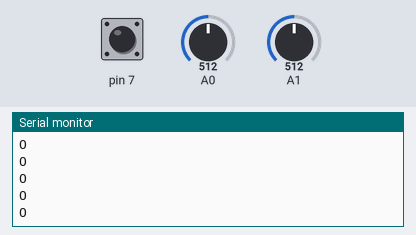
Simulated run of this sketch. Board: Arduino Uno, built with avr-gcc and run on an emulated ATmega328P. Shown: the last lines printed to the serial monitor. The test bench sets the inputs (shaded band); at power-on: A0 = 512, A1 = 512, pin 7 HIGH. The modem accepts every AT command (registered, SIM ready, sends succeed) and sends nothing else.

Above: at 6.2 s.
6.3 s: A0 set to 947
7.8 s: A0 set to 979
At 7.85 s:
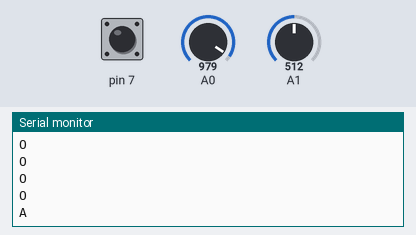
9.7 s: A1 set to 68
At 9.71 s:
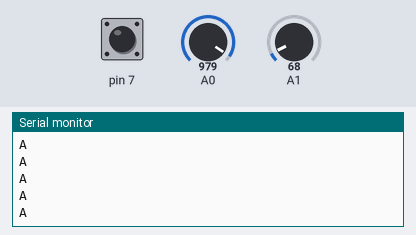
11.2 s: A1 set to 56
At 11.26 s:
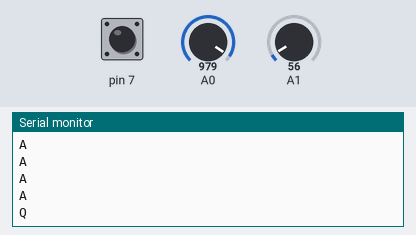

Measured:
- the behaviour switches between 962 and 963 on A0 (found by bisection; images 0 and 1)
- the behaviour switches between 62 and 61 on A1 (found by bisection; images 2 and 3)
- after the input at 7.8 s, the serial monitor: prints a new line at once (image 1)
- after the input at 11.2 s, the serial monitor: prints a new line after 0.06 s (image 3)

The sketch:

JoyStick_1_FINAL.ino
```cpp
#include <SoftwareSerial.h>

SoftwareSerial bluetooth(9, 8); //블루투스 TXD, RXD 핀

int initialX = 0; //조이스틱 X값 초기 변수
int initialY = 0; //조이스틱 Y값 초기 변수
int X = 0; //조이스틱의 X값
int Y = 0; //조이스틱의 Y값
int Z = 0; //조이스틱의 스위치 값

//조이스틱의 방향을 판별하기 위한 변수
int stateX = 0;
int stateY = 0;
int stateZ = 0;

char myString[4] = {' ', ' ', ' ', '\0'};

void cmd(const char *msg) { //시리얼통신으로 아두이노에 입력하게 해주는 함수
  bluetooth.write(msg);
  unsigned long stime = millis();
  while((millis() - stime) < 1000) {
    if (bluetooth.available()) {
      Serial.write(bluetooth.read());
    }
  }
}

void setup() {
  Serial.begin(9600); //시리얼 통신 동기화
  bluetooth.begin(9600); //블루투스 통신 동기화
  pinMode(7, INPUT_PULLUP); //조이스틱 스위치 지정

  initialX = analogRead(A1); //조이스틱의 X초기값 설정
  initialY = analogRead(A0); //조이스틱의 Y초기값 설정

  cmd("AT+RESET"); //블루투스 설정 리셋
  cmd("AT+BAUD4"); //블루투스 통신 속도를 9600보드레이트로 설정 / 반응 : OK9600
  cmd("AT+PIN1234"); //블루투스 비밀번호 설정 (자신만의 번호로 설정하세요) / 반응 : OKsetPIN
  cmd("AT+NAMEJoyStick"); //블루투스 이름 설정 (자신만의 이름으로 설정하세요) / 반응 : OKsetname
  cmd("AT+ROLE=M"); //블루투스 역할 설정 / 반응 : OK+ROLE:M
  Serial.println("블루투스 초기화 완료");
}

void loop() {
  char sendMsg;
  X = readX(); //조이스틱의 X값을 받아옴
  Y = readY(); //조이스틱의 Y값을 받아옴
  Z = readZ(); //조이스틱의 스위치 값을 받아옴

  stateX = stateCheck(X); //X값에 따라 stateX 변수에 -1, 0, 1을 저장
  stateY = stateCheck(Y); //Y값에 따라 stateY 변수에 -1, 0, 1을 저장

  sendMsg = moveCheck(); //stateX와 stateY에 따라 방향을 판별하여 sendMsg에 저장

  Serial.println(sendMsg); //보낼 메시지를 시리얼 모니터에 출력

  bluetooth.println(sendMsg);
  delay(100);
}

int readX() {
  return analogRead(A1) - initialX;
}

int readY() {
  return initialY - analogRead(A0);
}

int readZ() {
  return digitalRead(7);
}

int stateCheck(int value) {
  if (value > 450) { //조이스틱의 값이 450보다 클 경우 메시지를 보냄
    return 1;
  } else if (value < -450) {
    return -1;
  } else return 0;
}

/*
 * RC카에 보낼 메시지
 *
 * 전진 : W
 * 후진 : S
 * 좌 : A
 * 우 : D
 * 직좌 : Q
 * 직우 : E
 */

char moveCheck() {
  char result;
  if (Z == 0) {
    result = 'Z';
  }
  else if (stateX == 1) {
    if (stateY == 1) result = 'D';
    else if (stateY == 0) result = 'S';
    else if (stateY == -1) result = 'A';
  }
  else if (stateX == 0) {
    if (stateY == 1) result = 'D';
    else if (stateY == 0) result = 'O';
    else if (stateY == -1) result = 'A';
  }
  else if (stateX == -1) {
    if (stateY == 1) result = 'E';
    else if (stateY == 0) result = 'W';
    else if (stateY == -1) result = 'Q';
  }

  return result;
}
```
